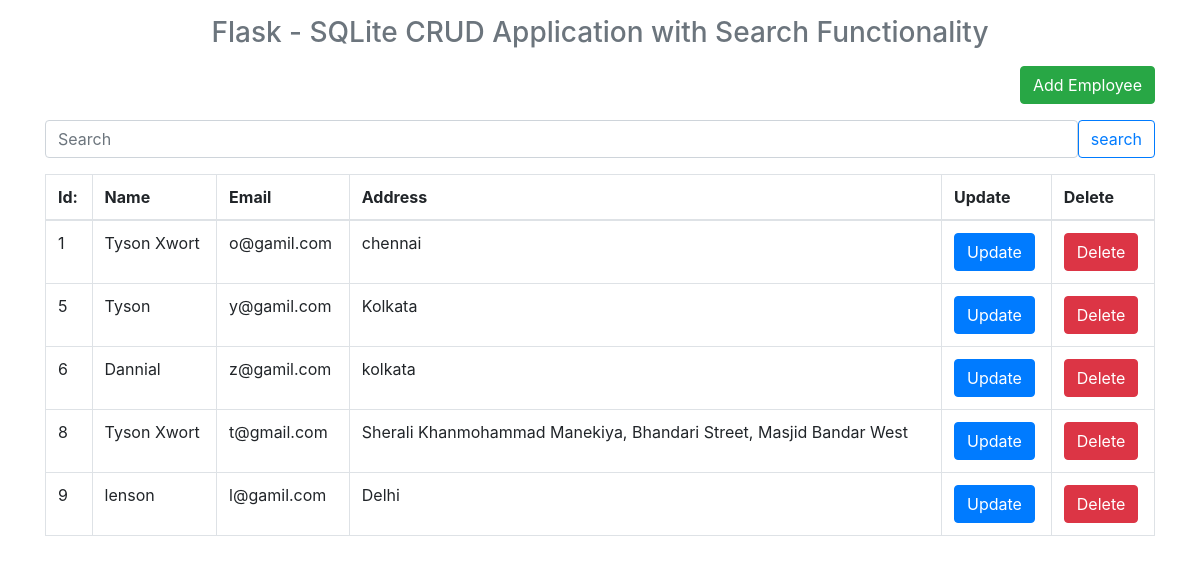
/index, run on the app's committed database.
### tables this page shows
CREATE TABLE employee(id INTEGER PRIMARY KEY AUTOINCREMENT, name TEXT NOT NULL, email UNIQUE NOT NULL, address TEXT NOT NULL);

### app.py (the view)
@app.route('/')
@app.route('/index')
def index():
    con = sql.connect('employee.db')
    con.row_factory = sql.Row
    cur = con.cursor()
    cur.execute('SELECT * FROM employee')
    fetch_data = cur.fetchall()
    return render_template('index.html', data = fetch_data)

### templates/index.html
{% extends 'base.html' %} {% block body %}
<h3 class="text-center text-muted mb-3">
  Flask - SQLite CRUD Application with Search Functionality
</h3>
<p class="text-right">
  <a href='{{url_for("add_user")}}' class="btn btn-success">Add Employee</a>
</p>
<form class="input-group" action="/search" method="post">
  <input
    type="search"
    class="form-control rounded"
    placeholder="Search"
    name="search"
    aria-label="Search"
    aria-describedby="search-addon"
  />
  <button type="button" class="btn btn-outline-primary" data-mdb-ripple-init>
    search
  </button>
</form>
<table class="table table-bordered">
  <thead>
    <th>Id:</th>
    <th>Name</th>
    <th>Email</th>
    <th>Address</th>
    <th>Update</th>
    <th>Delete</th>
  </thead>
  <tbody>
    {% for row in data %}
    <tr>
      <td>{{row.id}}</td>
      <td>{{row.name}}</td>
      <td>{{row.email}}</td>
      <td>{{row.address}}</td>
      <td>
        <a href='{{url_for("edit_user",id=row.id)}}' class="btn btn-primary"
          >Update</a
        >
      </td>
      <td>
        <a
          href='{{url_for("delete_user",id=row.id)}}'
          class="btn btn-danger"
          onclick='return confirm("Are You Sure")'
          >Delete</a
        >
      </td>
    </tr>
    {%endfor%}
  </tbody>
</table>
{% endblock %}

### templates/base.html (shortened to what this page needs)
<html>
  <head>
    <link rel="stylesheet" href="https://maxcdn.bootstrapcdn.com/bootstrap/4.0.0/css/bootstrap.min.css">
  </head>
  <body>
    <div class='container pt-3'>
      {% block body %}
      {% endblock %}
    </div>
  </body>
</html>

### data on the page
employee: id "1", name "Tyson Xwort", email "o@gamil.com", address "chennai"
employee: id "5", name "Tyson", email "y@gamil.com", address "Kolkata"
employee: id "6", name "Dannial", email "z@gamil.com", address "kolkata"
employee: id "8", name "Tyson Xwort", email "t@gmail.com", address "Sherali Khanmohammad Manekiya, Bhandari Street, Masjid Bandar West"
employee: id "9", name "lenson", email "l@gamil.com", address "Delhi"
